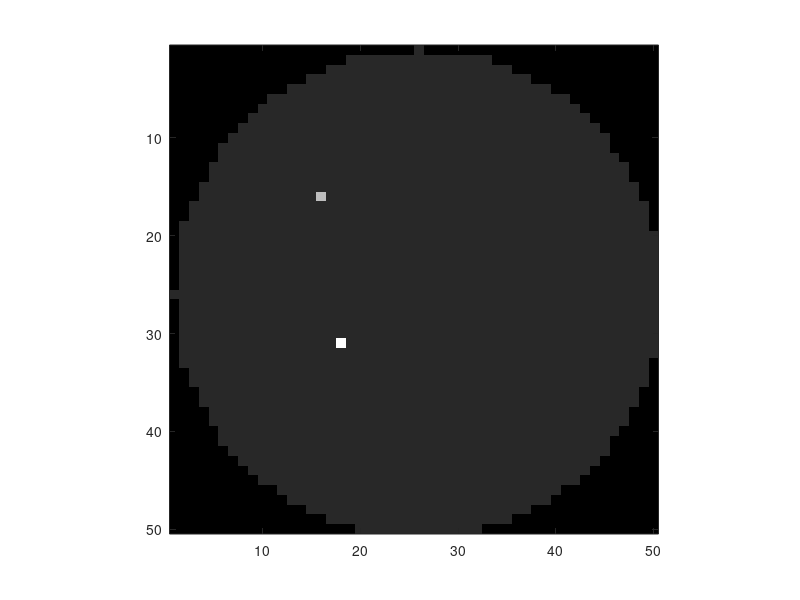

Here is the MATLAB script that generated this plot: (Note: this script raises an error after producing the figure.)
clear all
close all
clc
addpath('Matlabfunctions')
im = load('testImage.mat');
im = im.im;

factor = 100;
n = 5000 / factor;

im2 = downsample(im, factor);
im_down = downsample(im2', factor);

imshow(im_down * 200)
axis on
vec = 0:1:180;
[A,b,x, theta, p, d] = paralleltomo(5000 / factor,vec,[],[],0);
b

%%
b = A * reshape(im_down,[],1);

b = b + randn(length(b),1) .* b / 1000 + randn(length(b),1) / 1000;

X = mldivide(A,b);

%%
figure(1)
imagesc(reshape(X,5000 / factor, 5000 / factor)*10);


%%
I0 = 60; % keV
mu_wood = 0.1844;
mu_iron = 1.205;
mu_bismuth = 5.233;

%%
testImage = generateTestImage(n, true);
b_TestImage = A * reshape(testImage,[],1);

b_TestImage_noisy = imnoise(b_TestImage, "poisson");
X_TestImage = mldivide(A,b_TestImage_noisy);

figure(2)
imagesc(reshape(X_TestImage,5000 / factor, 5000 / factor)*10)

%% 

